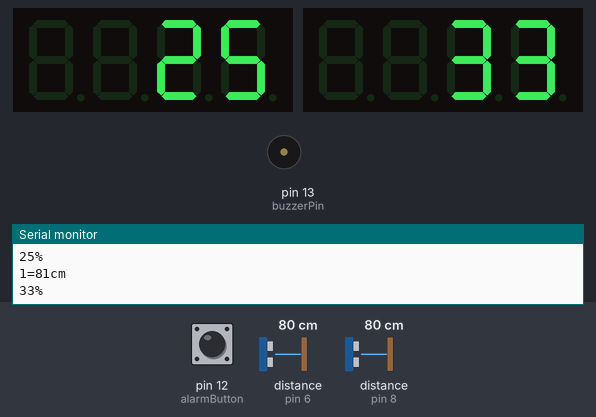
The sketch below on a simulated Arduino Uno, built with avr-gcc and run on an emulated ATmega328P. Parts: 2 × 4-digit seven-segment display, buzzer (waves = sounding), the last lines printed to the serial monitor. Inputs (shaded band) come from the test bench; at power-on: distance to the obstacle (sensors on pin 6, pin 8) 80 cm, pin 12 (alarmButton) HIGH. The echo pulse lasts 58.3 µs per cm.

Above: at 1.7 s.
1.8 s: distance to the obstacle (sensor on pin 6) set to 2 cm
At 3.5 s:
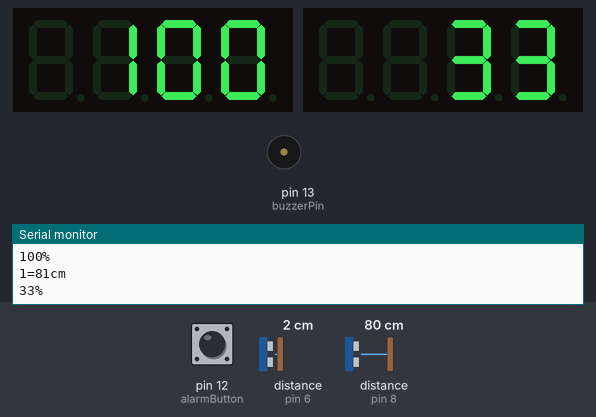
4.5 s: pin 12 (alarmButton) pulled LOW for 1 s
At 5.8 s:
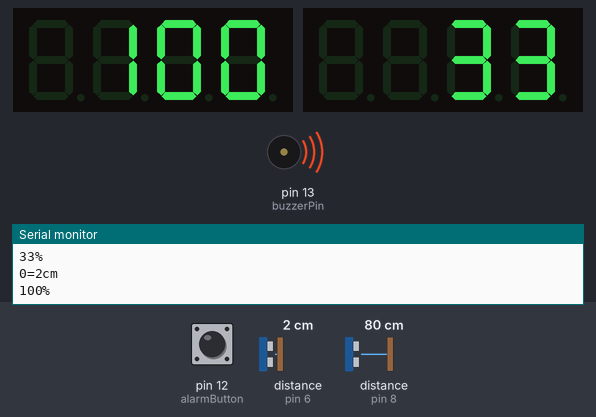
6.1 s: distance to the obstacle (sensor on pin 8) set to 2 cm
At 8.3 s:
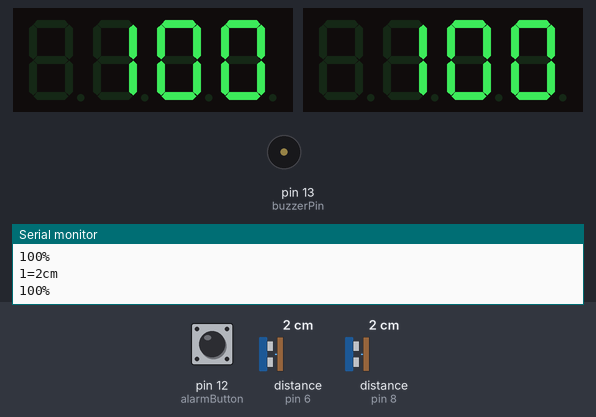
8.9 s: distance to the obstacle (sensor on pin 6) set to 35 cm
At 11.2 s:
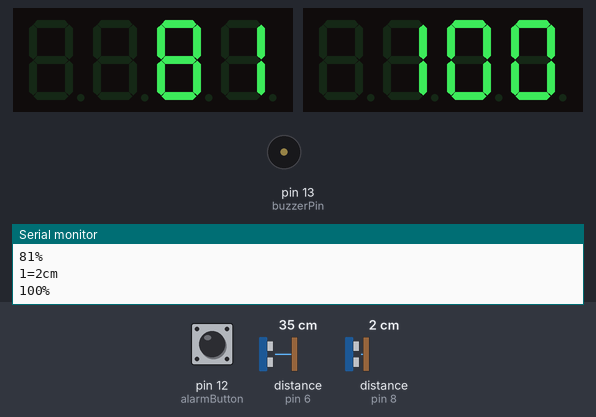
11.5 s: distance to the obstacle (sensor on pin 8) set to 35 cm
At 13.3 s:
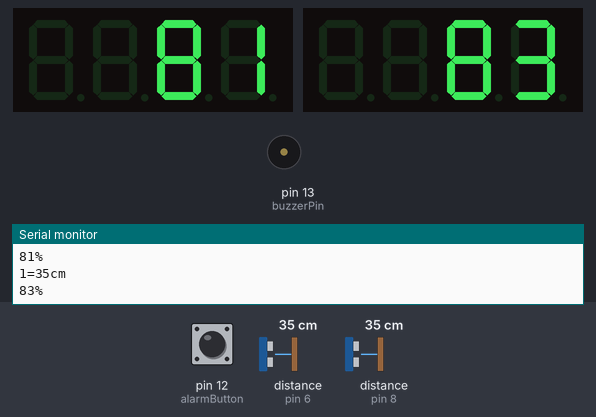
13.6 s: distance to the obstacle (sensor on pin 6) set to 4 cm
At 16.3 s:
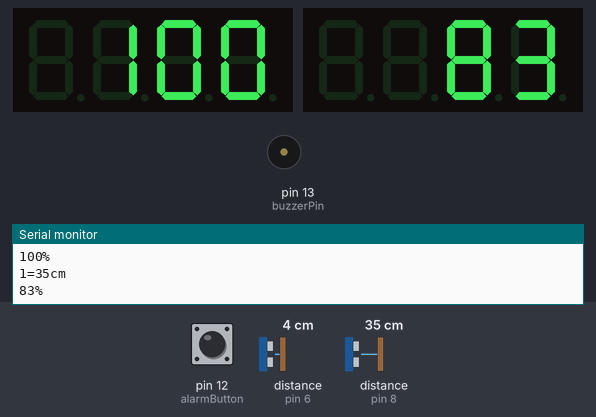
Timing chart, 0 to 17.5 s (numbered marks = the images above; inputs shaded):
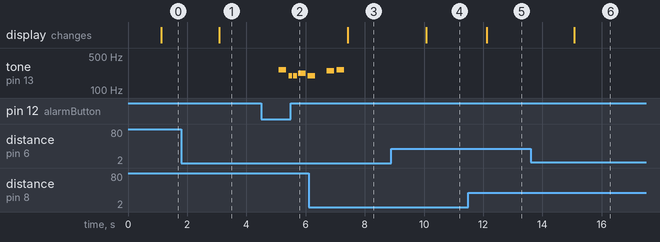

The sketch:

automatic-water-level-controller.ino
```cpp
// ---------------------------------------------------------------------------
// Program to measure water level with ultrasonic sensor
// and display it on 7 segment 4 digit display
// Author: Amandeep Singh <as.smartdevelopers@gmail.com>both
// Created: 12-04-2016
// Modified: 14-01-2018
// ---------------------------------------------------------------------------

#include <NewPing.h> // Library for Ultra Sonic Sensor
#include <NewTone.h>
#include <TM1637Display.h> //Arduino library for TM1637 (LED Driver)
#include "pitches.h"

/*
 * Config for Ultrasonic sensor
 */
#define SONAR_NUM     2 // Number or sensors.
#define PING_INTERVAL 500 // Milliseconds between pings.
#define MAX_DISTANCE 300 // Maximum distance we want to ping for (in centimeters). Maximum sensor distance is rated at 400-500cm.

unsigned long pingTimer[SONAR_NUM]; // When each pings.
unsigned int cm[SONAR_NUM]; // Store ping distances.
unsigned int per[SONAR_NUM]; // Store distances percentage.
uint8_t currentSensor = 0; // Which sensor is active.

#define US1_TRIG_PIN  7  // Arduino pin tied to trigger pin on the ultrasonic sensor.
#define US1_ECHO_PIN  6  // Arduino pin tied to echo pin on the ultrasonic sensor.
#define US2_TRIG_PIN  9  // Arduino pin tied to trigger pin on the ultrasonic sensor.
#define US2_ECHO_PIN  8  // Arduino pin tied to echo pin on the ultrasonic sensor.

NewPing sonar[SONAR_NUM] = { // Sensor object array.
  NewPing(US1_TRIG_PIN, US1_ECHO_PIN, MAX_DISTANCE), // NewPing UC1 setup of pin and maximum distance.
  NewPing(US2_TRIG_PIN, US2_ECHO_PIN, MAX_DISTANCE) // NewPing UC2 setup of pin and maximum distance.
};

/*
 * Configuration for 7segment Display
 */
// Display 1
const int CLK1 = 3; //Set the CLK pin connection to the display1
const int DIO1 = 2; //Set the DIO pin connection to the display1

// Display 2
const int CLK2 = 5; //Set the CLK pin connection to the display2
const int DIO2 = 4; //Set the DIO pin connection to the display2

TM1637Display display[SONAR_NUM] = {
  TM1637Display(CLK1, DIO1),
  TM1637Display(CLK2, DIO2)
};
//TM1637Display display(CLK1, DIO1); //set up the 4-Digit Display1.
//TM1637Display display(CLK2, DIO2); //set up the 4-Digit Display2.

/*
 * LED to show the moter status
 */
//const int LEDPin = 10;

/*
 * Buzzer and melody configuration
 */
const int buzzerPin = 13;

// notes in the melody:
int melody[] = {
  NOTE_C4, NOTE_G3, NOTE_G3, NOTE_A3, NOTE_G3, 0, NOTE_B3, NOTE_C4
};

// note durations: 4 = quarter note, 8 = eighth note, etc.:
int noteDurations[] = {
  4, 8, 8, 4, 4, 4, 4, 4
};

int alarmButton = 12;
boolean alarmSwitchStatus = false;

/*
 * Config for Water Tank Level
 */

typedef struct {
   int MAX;
   int MIN;
} Tank_Water_Level;

Tank_Water_Level TWL[SONAR_NUM] = {
   { 20, 102 },
   { 20, 112 }
};

/*// Tank 1
#define TANK1_MAX_WATER_LEVEL 20 // Height in cm at which water level is maximum
#define TANK1_MIN_WATER_LEVEL 102 // Height in cm at which water level is minimum

// Tank 2
#define TANK2_MAX_WATER_LEVEL 20 // Height in cm at which water level is maximum
#define TANK2_MIN_WATER_LEVEL 112 // Height in cm at which water level is minimum
*/

void setup() {
  Serial.begin(115200); // Open serial monitor at 115200 baud to see ping results.
  //pinMode(LEDPin, OUTPUT); // LED Pin setup
  pinMode(alarmButton, INPUT_PULLUP); // set the internal pull up resistor, unpressed button is HIGH
  display[0].setBrightness(0x0a); //set the diplay to maximum brightness
  display[1].setBrightness(0x0a); //set the diplay to maximum brightness

  pingTimer[0] = millis() + 75; // First ping start in ms.

  for (uint8_t i = 1; i < SONAR_NUM; i++)
    pingTimer[i] = pingTimer[i - 1] + PING_INTERVAL;

}

void loop() {

  for (uint8_t i = 0; i < SONAR_NUM; i++) {
    if (millis() >= pingTimer[i]) {
      pingTimer[i] += PING_INTERVAL * SONAR_NUM;
      if (i == 0 && currentSensor == SONAR_NUM - 1)
        oneSensorCycle(); // Do something with results.
      sonar[currentSensor].timer_stop();
      currentSensor = i;
      cm[currentSensor] = 0;
      sonar[currentSensor].ping_timer(echoCheck);
    }
  }

  if ( digitalRead(alarmButton) == 0) {
    // button was pressed
    //do whatever the action is
    alarmSwitchStatus = true;
  } else {
    alarmSwitchStatus = false;
  }

  /*int usVal;
  int per;

  // Get ultrasonic sensor value
  usVal = usValueInCm();
  Serial.print(usVal);
  Serial.print("cm");
  Serial.print("\n");


  // Get percentage of water level
  per = waterLevelInPercent(usVal);

  // Serial Print
  Serial.print(per);
  Serial.print("%");
  Serial.print("\n");

  int val = 0;
  val = digitalRead(LEDPin);

  if(per < 30) {
    int val = 0;
    val = digitalRead(LEDPin);
    if (val != 1) {
      Serial.print("Yahoo");
      digitalWrite(LEDPin, HIGH);
    }
  }

  if(per > 90) {
    digitalWrite(LEDPin, LOW);
  }
  display.showNumberDec(per); //Display the numCounter value;

  delay(1000); // Wait 50ms between pings (about 20 pings/sec). 29ms should be the shortest delay between pings.

  */
}

void echoCheck() { // If ping echo, set distance to array.
  if (sonar[currentSensor].check_timer())
    cm[currentSensor] = sonar[currentSensor].ping_result / US_ROUNDTRIP_CM;
}

void oneSensorCycle() { // Do something with the results.
  for (uint8_t i = 0; i < SONAR_NUM; i++) {
    Serial.print(i);
    Serial.print("=");
    Serial.print(cm[i]);
    Serial.print("cm ");
    Serial.print("\n");

    // Get percentage of water level
    per[i] = waterLevelInPercent(cm[i], i);

    // Serial Print
    Serial.print(per[i]);
    Serial.print("%");
    Serial.print("\n");

    display[i].showNumberDec(per[i]); //Display the numCounter value;

    if(i == 0 && per[i] >= 90 && alarmSwitchStatus) {
      playAlarm();
    }
  }


}

/*
 * Function: waterLevelInPercent
 * Description: To get the water level in percent
 * Return: Interger
 */
int waterLevelInPercent(int usVal, int i) {
  int cusVal = usVal;

  // Check if ultrasonic value is pass our condition
  if (usVal <= TWL[i].MAX) {
    usVal = TWL[i].MAX;
  } else if (usVal >= TWL[i].MIN) {
    usVal = TWL[i].MIN;
  } else {
    usVal = usVal - TWL[i].MAX;
  }

  // Get water tank level length in centimeters
  int tankLength = TWL[i].MIN - TWL[i].MAX;

  // Get water level value in percentage
  float percentage = 0;

  if(( cusVal  > TWL[i].MAX)&&( cusVal < TWL[i].MIN ) ){
    percentage = (((float(tankLength) - float(usVal))/float(tankLength)) * 100);
  } else if (cusVal >= TWL[i].MIN){
    percentage = 0;
  } else {
    percentage = 100.00;
  }

  return (int) percentage;
}

void playAlarm() {
  // iterate over the notes of the melody:
  //while(true) {
    for (int thisNote = 0; thisNote < 8; thisNote++) {

      // to calculate the note duration, take one second
      // divided by the note type.
      //e.g. quarter note = 1000 / 4, eighth note = 1000/8, etc.
      int noteDuration = 1000 / noteDurations[thisNote];
      NewTone(buzzerPin, melody[thisNote], noteDuration);

      // to distinguish the notes, set a minimum time between them.
      // the note's duration + 30% seems to work well:
      int pauseBetweenNotes = noteDuration * 1.30;
      delay(pauseBetweenNotes);
      // stop the tone playing:
      noNewTone(buzzerPin);
    }
  //}
}
```

pitches.h
```cpp
/*************************************************
 * Public Constants
 *************************************************/

#define NOTE_B0  31
#define NOTE_C1  33
#define NOTE_CS1 35
#define NOTE_D1  37
#define NOTE_DS1 39
#define NOTE_E1  41
#define NOTE_F1  44
#define NOTE_FS1 46
#define NOTE_G1  49
#define NOTE_GS1 52
#define NOTE_A1  55
#define NOTE_AS1 58
#define NOTE_B1  62
#define NOTE_C2  65
#define NOTE_CS2 69
#define NOTE_D2  73
#define NOTE_DS2 78
#define NOTE_E2  82
#define NOTE_F2  87
#define NOTE_FS2 93
#define NOTE_G2  98
#define NOTE_GS2 104
#define NOTE_A2  110
#define NOTE_AS2 117
#define NOTE_B2  123
#define NOTE_C3  131
#define NOTE_CS3 139
#define NOTE_D3  147
#define NOTE_DS3 156
#define NOTE_E3  165
#define NOTE_F3  175
#define NOTE_FS3 185
#define NOTE_G3  196
#define NOTE_GS3 208
#define NOTE_A3  220
#define NOTE_AS3 233
#define NOTE_B3  247
#define NOTE_C4  262
#define NOTE_CS4 277
#define NOTE_D4  294
#define NOTE_DS4 311
#define NOTE_E4  330
#define NOTE_F4  349
#define NOTE_FS4 370
#define NOTE_G4  392
#define NOTE_GS4 415
#define NOTE_A4  440
#define NOTE_AS4 466
#define NOTE_B4  494
#define NOTE_C5  523
#define NOTE_CS5 554
#define NOTE_D5  587
#define NOTE_DS5 622
#define NOTE_E5  659
#define NOTE_F5  698
#define NOTE_FS5 740
#define NOTE_G5  784
#define NOTE_GS5 831
#define NOTE_A5  880
#define NOTE_AS5 932
#define NOTE_B5  988
#define NOTE_C6  1047
#define NOTE_CS6 1109
#define NOTE_D6  1175
#define NOTE_DS6 1245
#define NOTE_E6  1319
#define NOTE_F6  1397
#define NOTE_FS6 1480
#define NOTE_G6  1568
#define NOTE_GS6 1661
#define NOTE_A6  1760
#define NOTE_AS6 1865
#define NOTE_B6  1976
#define NOTE_C7  2093
#define NOTE_CS7 2217
#define NOTE_D7  2349
#define NOTE_DS7 2489
#define NOTE_E7  2637
#define NOTE_F7  2794
#define NOTE_FS7 2960
#define NOTE_G7  3136
#define NOTE_GS7 3322
#define NOTE_A7  3520
#define NOTE_AS7 3729
#define NOTE_B7  3951
#define NOTE_C8  4186
#define NOTE_CS8 4435
#define NOTE_D8  4699
#define NOTE_DS8 4978
```

Measured:
- after the input at 1.8 s, the display: changes after 1.3 s (image 1)
- after the input at 4.5 s, tone on pin 13 (buzzerPin): plays 262 Hz for 0.25 s, 196 Hz for 0.13 s, 196 Hz for 0.13 s, 220 Hz for 0.25 s, 196 Hz for 0.03 s, starting after 0.60 s
- after the input at 6.1 s, the display: changes after 1.3 s (image 3)
- after the input at 8.9 s, the display: changes after 1.2 s (image 4)
- after the input at 11.5 s, the display: changes after 0.62 s (image 5)
- after the input at 13.6 s, the display: changes after 1.5 s (image 6)
